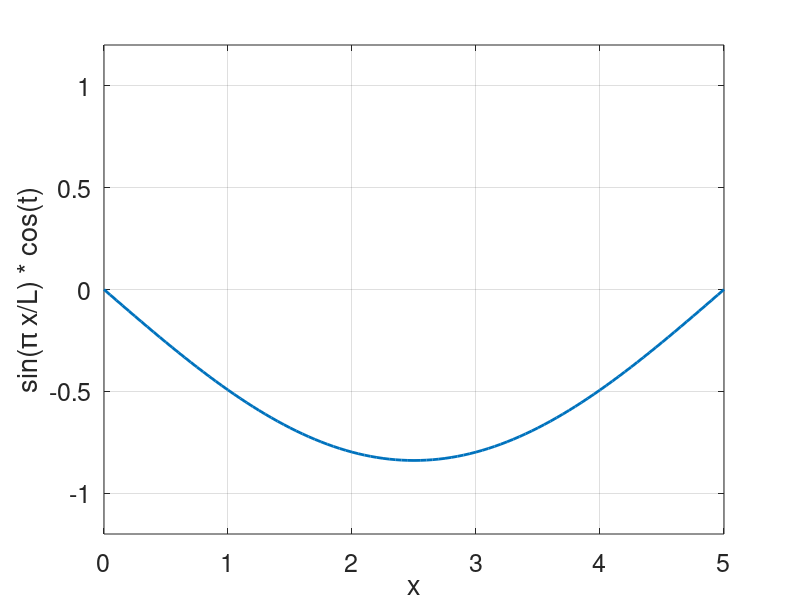

Reproduce this figure in MATLAB.
function Animate

f = figure;                 % Create the figure for the animation
hold on                     % Reuse the same figure for multiple graphs
box on                      % Draw a box around the graph
grid on                     % Turn the grid on
set(gca, 'FontSize', 18)    % Increase the font size

L = 5;
x = linspace(0, L, 101);    % Define the x vector to run from 0 to L
u = sin(pi*x/L);            % The initial value of u(x,t) at t = 0

axis([ 0 L -1.2 1.2 ])      % Set the bounds of the x and y axes

xlabel('x')
ylabel('sin(\pi x/L) * cos(t)')

ps = plot(x, u, 'linewidth', 2);    % Plot u(x,0) versus x

for t = 0.05 : 0.05 : 10            % Loop from t = 0 to t = 10
    
    u = sin(pi*x/L) * cos(t);       % Recalculate u(x,t) at current t
    set(ps, 'YData', u);            % Update the value of u(x,t) in graph
    
    pause(0.1);                     % pause for 0.1 seconds
    
end

close(f);                   % Close the figure window